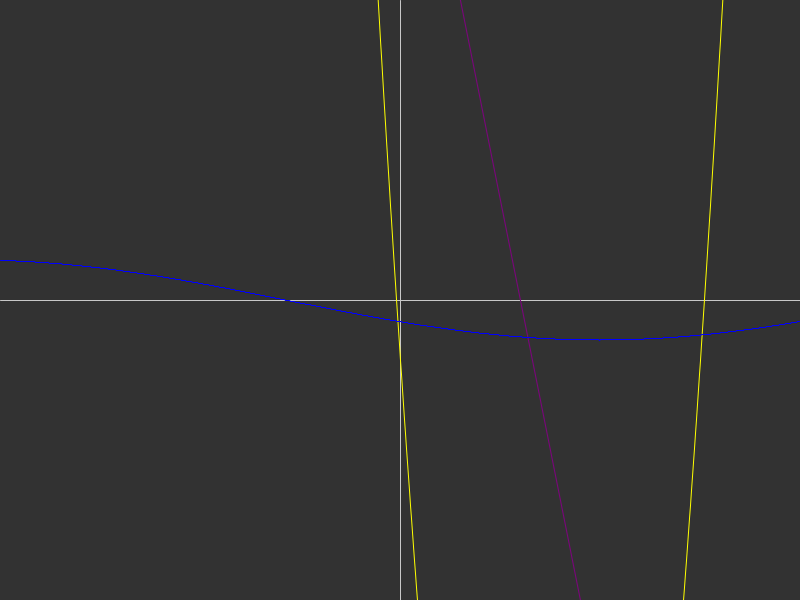
Frame 1 (no input)
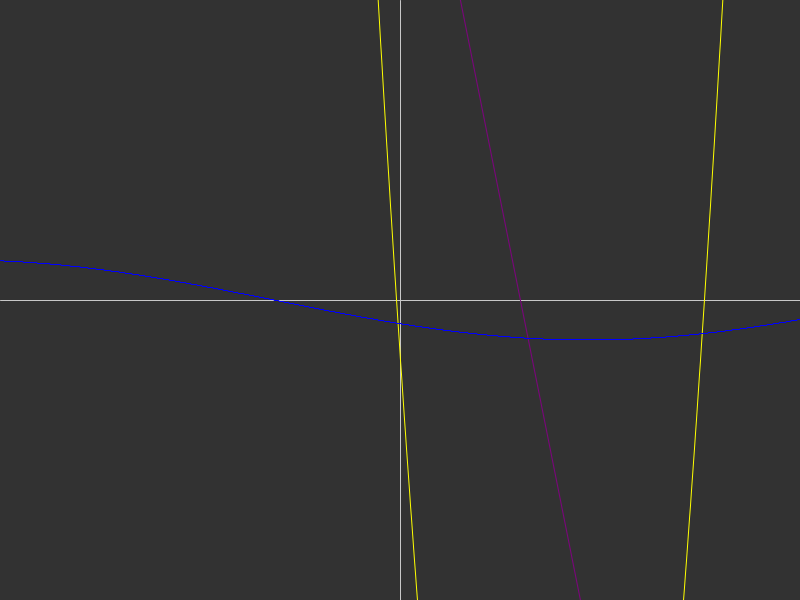
Frame 60 (the mouse pressed at the canvas centre just before this capture)
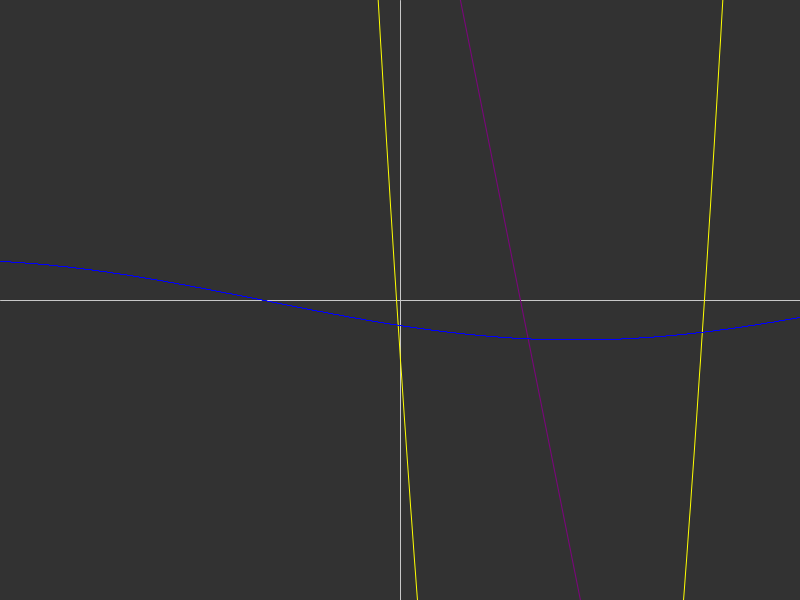
Frame 120 (the mouse held since frame 60 and released just before this capture)

The Processing sketch that drew these frames (run headless with seeded random() and noise(); from frame 60 on, the mouse is pressed at the canvas centre):

// Processing sketch: Quiz_1_More_Functions
// ── Quiz_1_More_Functions.pde
int width = 800, height = 600;
float scale = 20;  
float amplitude = 40, frequency = 0.1;
int globalVariable = 100;
int time = 10000;

void settings() {
  size(width, height);  
}

void setup() {
  background(50);
}

void draw() {
  background(50);
  drawAxes();
  drawQuadratic();
  drawLinear();
  drawSineWave();
  time += 1; 
}

void drawAxes() {
  stroke(200);
  line(width / 2, 0, width / 2, height); 
  line(0, height / 2, width, height / 2); 
}

void drawQuadratic() {
  stroke(255, 255, 0);  
  noFill();
  beginShape();
  for (float x = -width/2; x < width/2; x += 1) {
    float realX = x / scale;
    float realY = realX * realX - 15 * realX - 3;  
    float screenX = width / 2 + x;
    float screenY = height / 2 - realY * scale;
    vertex(screenX, screenY);
  }
  endShape();
}

void drawLinear() {
  stroke(128, 0, 128); 
  noFill();
  beginShape();
  for (float x = -width/2; x < width/2; x += 1) {
    float realX = x / scale;
    float realY = -5 * realX + 30;  
    float screenX = width / 2 + x;
    float screenY = height / 2 - realY * scale;
    vertex(screenX, screenY);
  }
  endShape();
}

void drawSineWave() {
  stroke(0, 0, 255);  
  noFill();
  beginShape();
  for (float x = -width/2; x < width/2; x += 1) {
    float realX = x / scale;
    float realY = amplitude * sin(frequency * realX + time * 0.001);
    float screenX = width / 2 + x;
    float screenY = height / 2 - realY;
    vertex(screenX, screenY);
  }
  endShape();
}

void keyPressed() {
  if (key == 'w') amplitude += 5;
  if (key == 's') amplitude -= 5;
  if (key == 'a') frequency -= 0.01;
  if (key == 'd') frequency += 0.01;
}
